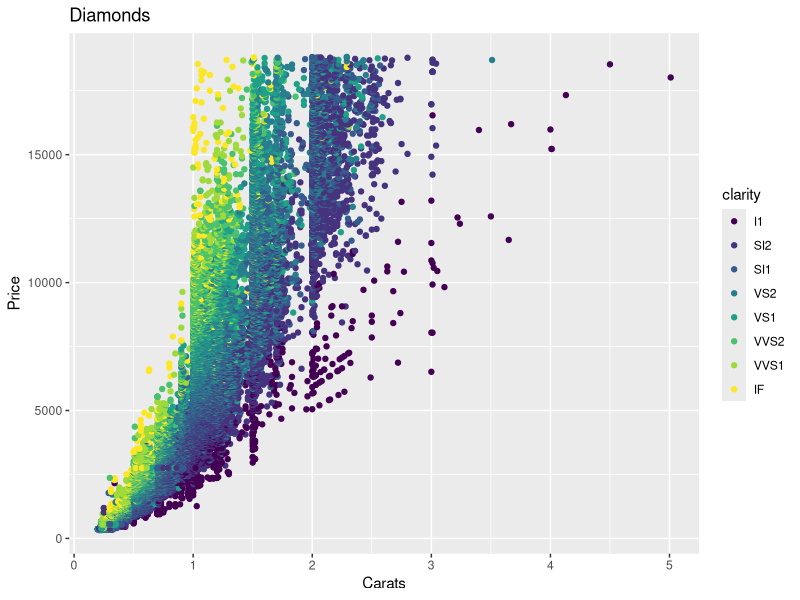

Recreate this plot in R.
## ---- chunk 1
library(ggplot2)
ggplot(diamonds, aes(x = carat, y = price, colour = clarity)) +
  geom_point() +
  xlab("Carats") + ylab("Price") + 
  ggtitle("Diamonds")
